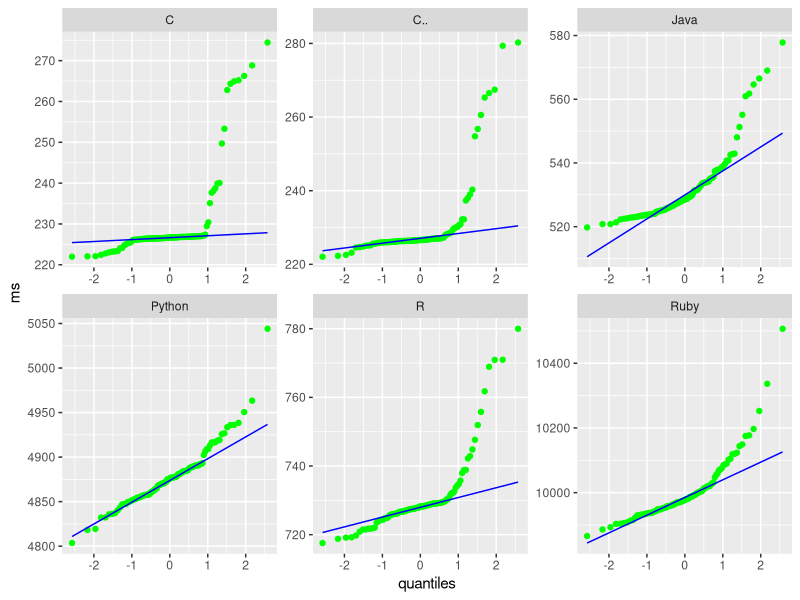
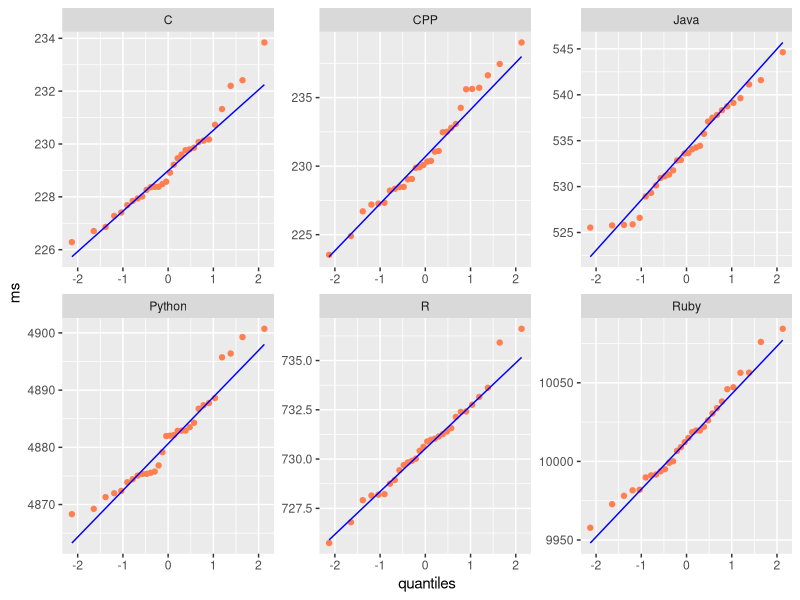
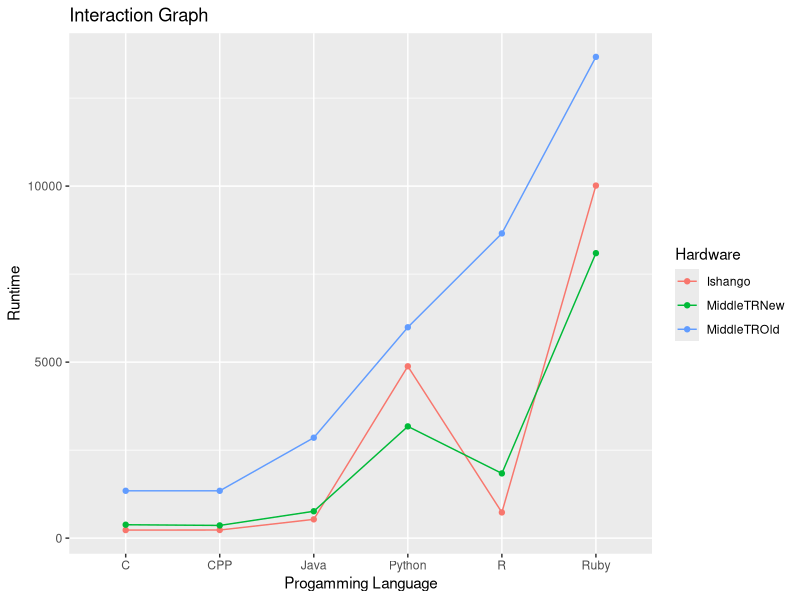

The R source for these figures, in order:
# analysis.r
library(tidyverse)
this.dir <- dirname(parent.frame(2)$ofile)
setwd(this.dir)

# Before CLT
ishango.before <- read.csv("ishango/noCLT/ishango.csv")
ishango.before.long <- pivot_longer(ishango.before, cols=everything(), names_to="language", values_to="runtime")
ggplot(ishango.before.long, aes(sample=(runtime)))+
  stat_qq(col="green")+
  stat_qq_line(col="blue")+
  facet_wrap(~language, scales="free")+
  labs(x="quantiles", y="ms")

# After CLT
ishango.after <- read.csv("ishango/fifteen30/ishango_mean.csv")

ishango.after.long <- pivot_longer(ishango.after, cols=everything(), names_to="language", values_to="runtime")
ggplot(ishango.after.long, aes(sample=(runtime)))+
  stat_qq(col="coral")+
  stat_qq_line(col="blue")+
  facet_wrap(~language, scales="free")+
  labs(x="quantiles", y="ms")



pilot <- read.csv("pilotData.csv")
pilot.long <- pivot_longer(pilot, cols=C:R, names_to = "language", values_to = "runtime")
ggplot(pilot.long, aes(x=language, y=runtime, group=Hardware, color=Hardware))+
  geom_point()+
  geom_line()+
  labs(title= "Interaction Graph",
       x= "Progamming Language",
       y= "Runtime")
